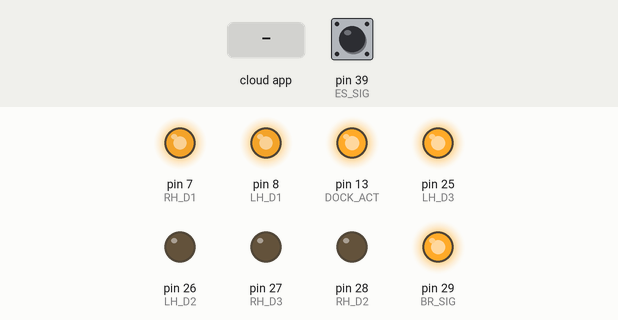
Simulated run of this sketch. Board: Arduino Mega 2560, built with avr-gcc and run on an emulated ATmega2560. Parts: output pins drawn as LEDs (lit = HIGH). The test bench sets the inputs (shaded band); at power-on: pin 39 (ES_SIG) HIGH. The ROS host is connected and sends only what is stated.

Above: at 1.2 s.
1.3 s: the phone or cloud app sets linear.x to -100
At 2.5 s:
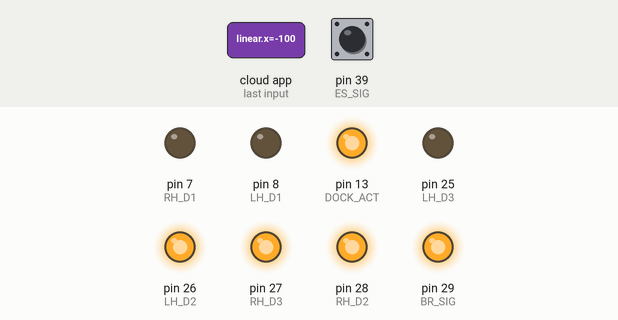
2.8 s: the phone or cloud app sets linear.x to 100
At 3.5 s:
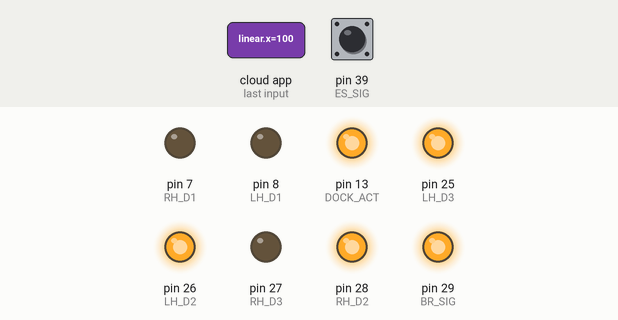
4.3 s: the phone or cloud app sets linear.x to 0
At 4.8 s:
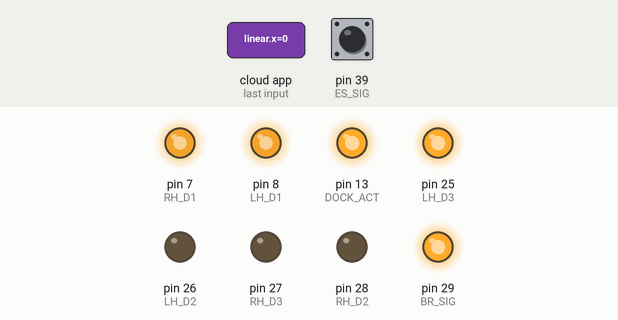
5.8 s: the phone or cloud app sets angular.z to -100
At 6.2 s:
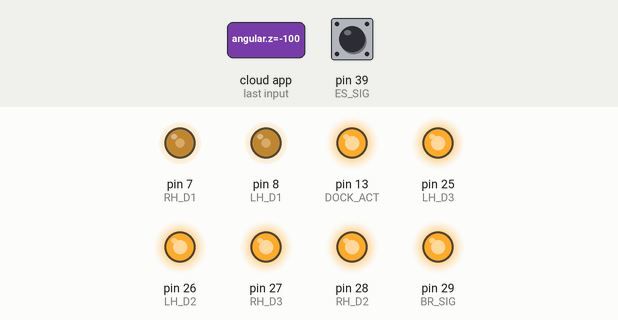
7.3 s: the phone or cloud app sets angular.z to 100
At 8.2 s:
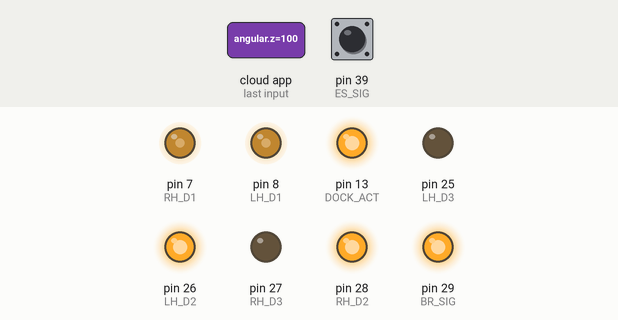
8.8 s: the phone or cloud app sets angular.z to 0
At 9.6 s:
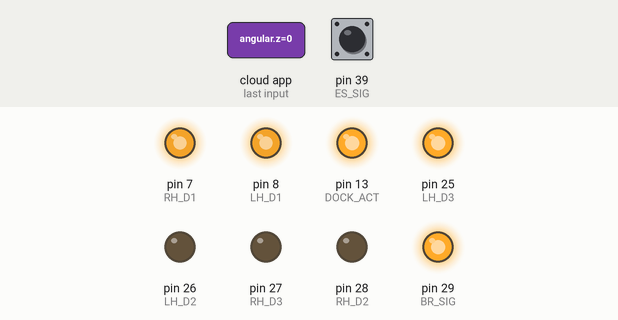
Timing chart, 0 to 11.3 s (numbered marks = the images above; inputs shaded):
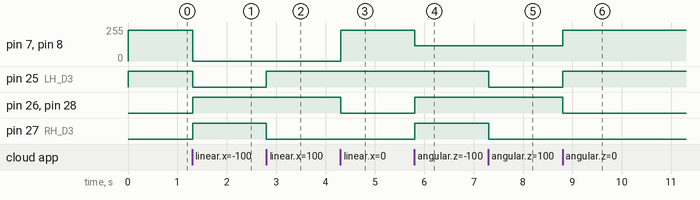

Measured:
- after the input at 1.3 s, pin 7 (RH_D1), pin 8 (LH_D1): 229/255 → 0/255 at once; pin 25 (LH_D3): HIGH → LOW at once; pin 26 (LH_D2), pin 27 (RH_D3), pin 28 (RH_D2): LOW → HIGH at once
- after the input at 2.8 s, pin 25 (LH_D3): LOW → HIGH at once; pin 27 (RH_D3): HIGH → LOW at once
- after the input at 4.3 s, pin 7 (RH_D1), pin 8 (LH_D1): 0/255 → 229/255 at once; pin 26 (LH_D2), pin 28 (RH_D2): HIGH → LOW at once
- after the input at 5.8 s, pin 7 (RH_D1), pin 8 (LH_D1): 229/255 → 115/255 at once; pin 26 (LH_D2), pin 27 (RH_D3), pin 28 (RH_D2): LOW → HIGH at once
- after the input at 7.3 s, pin 25 (LH_D3), pin 27 (RH_D3): HIGH → LOW at once
- after the input at 8.8 s, pin 7 (RH_D1), pin 8 (LH_D1): 115/255 → 229/255 at once; pin 25 (LH_D3): LOW → HIGH at once; pin 26 (LH_D2), pin 28 (RH_D2): HIGH → LOW at once

The sketch:

agv_locomotion_ros.ino
```cpp
/*
UIA-AGV-SLAM Commissioning Code
This is a test code for testing the following:
- Pin Assignment
- ROS subscriber from teleop_twist_keyboard
- Basic Motor Movement with ROS
- Emergency Stop
- Mapping ROS velocity (linear X(m/s) and angular Z(rad/s)) to Arduino Due PWM (229 - 0) (10% - 100%)

ProStrain Technologies
By Zharif Zubaidi
*/
//ROS Setup
#define USE_USBCON //Need to be used for Arduino Due with ROS
#include <ros.h>
#include <geometry_msgs/Twist.h>
#include <std_msgs/Float32.h>

ros::NodeHandle nh;
std_msgs::Float32 veltemp_msg;

//Variable Declaration
double linearXVel=0, angularZVel=0;
float linearXVelArd=0, angularZVelArd=0;

//Functions - Start//

//ROS Related Functions
//Velocity subscriber callback function
void cmd_vel_callback(const geometry_msgs::Twist& twist){
  linearXVel = twist.linear.x;
  angularZVel = twist.angular.z;
  nh.loginfo("Arduino received twist");
}

//Arduino Related Functions
float mapfloat(float x, float in_min, float in_max, float out_min, float out_max) {
  return (x - in_min) * (out_max - out_min) / (in_max - in_min) + out_min;
}

//Functions - Stop//

//ROS Publisher and Subcriber Node Declaration
//Publisher
ros::Publisher vel_pub("velocity", &veltemp_msg);
//Subscriber
ros::Subscriber<geometry_msgs::Twist>cmd_vel_sub("cmd_vel",cmd_vel_callback);

//Pin Assignment
//Digital Input Pins
int LSR_Out1 = 42; int LSR_Out2 = 41; int LSR_Out3 = 40;                //Digital Input Lidar
int SW_MODE = 38; int DOCK_STATUS = 37;                                 //Digital Input General
int MAG_D1 = 66; int MAG_D2 = 67; int MAG_D3 = 68; int MAG_D4 = 69; int MAG_D5 = 49; int MAG_D6 = 48; int MAG_D7 = 47; int MAG_D8 = 32; //Digital Input Magnetic Sensor

#define LH_ENA 44
#define LH_ENB 43
#define RH_ENA 46
#define RH_ENB 45
#define ES_SIG 39

//Analog Input
int IR1 = A0; int IR2 = A1; int IR3 = A2; int CSENS = A3; //J2 - A0,A1,A2,A3,A4,A5
int NTC1 = 62; int NTC2 = 63; int BAT_LVL = 64;           //J3 - 60,61,62,63,64,65 (A6-A11)

//Digital Output Pins
int BR_SIG = 29; int RH_D2 = 28 ; int RH_D3 = 27; int LH_D2 = 26; int LH_D3 = 25;  int ES_LED = 24;                                //Digital Output
int RH_D1 = 7; int LH_D1 = 8; int LED_FR_RH = 9; int LED_FR_LH = 10 ; int LED_RR_RH = 11 ;int LED_RR_LH = 12; int DOCK_ACT = 13;   //Digital Output (PWM)

int count = 0;

volatile unsigned int encoder_RH = 0;
volatile unsigned int encoder_LH = 0;

//Setup Function - Start//

void setup() {
  //ROS Node Initiate
  Serial.begin(57600);
  nh.initNode();
  nh.subscribe(cmd_vel_sub);
  nh.advertise(vel_pub);

  //Arduino Setup
  pinMode(LH_ENA, INPUT);  pinMode(LH_ENB, INPUT);pinMode(RH_ENA, INPUT);pinMode(RH_ENB, INPUT);pinMode(SW_MODE,INPUT); pinMode(ES_SIG,INPUT);
  digitalWrite(LH_ENA, HIGH); digitalWrite(LH_ENB, HIGH); digitalWrite(RH_ENA, HIGH);digitalWrite(RH_ENB, HIGH); digitalWrite(SW_MODE,HIGH); digitalWrite(ES_SIG,HIGH);

  pinMode(BR_SIG,OUTPUT);pinMode(LH_D2,OUTPUT);pinMode(LH_D3,OUTPUT);pinMode(RH_D2,OUTPUT);pinMode(RH_D3,OUTPUT);
  pinMode(LH_D1, OUTPUT);pinMode(RH_D1, OUTPUT);pinMode(DOCK_ACT, OUTPUT);

  analogWrite(RH_D1,229);analogWrite(LH_D1,229);digitalWrite(BR_SIG,HIGH);

  digitalWrite(RH_D2,LOW);digitalWrite(RH_D3,LOW);
  digitalWrite(LH_D2,LOW);digitalWrite(LH_D3,LOW);
  digitalWrite(BR_SIG,HIGH);digitalWrite(DOCK_ACT,HIGH); //BR_SIG High == Release Brake, DOCK_ACT High == Not Dock
}

//Setup Function - End//


//Loop/Main Function - Start//

void loop() {
  nh.spinOnce();
  //Convert X linear velocity (m/s) to PWM
  float linearXVelf=float(linearXVel);

  float angularZVelf=float(angularZVel);

  //Original conversion code
  /*linearXVelArd=mapfloat(linearXVelf,0,1,229,0);
  linearXVelArd=round(linearXVelArd);
  int linearXVelArdInt=linearXVelArd;

  angularZVelArd=mapfloat(angularZVelf,0,1,229,0);
  angularZVelArd=round(angularZVelArd);
  int angularZVelArdInt=angularZVelArd;*/

 if(digitalRead(ES_SIG) == HIGH){
 //Move forward
   if(linearXVelf>0 && angularZVelf==0){

     linearXVelArd=mapfloat(linearXVelf,0,1,229,0);
     linearXVelArd=round(linearXVelArd);
     int linearXVelArdInt=linearXVelArd;

     digitalWrite(RH_D2,HIGH); //D2 Enable Motor
     digitalWrite(LH_D2,HIGH);
     digitalWrite(RH_D3,LOW);  //D3 - Direction Forward - Note that RH is inverse compare to LH
     digitalWrite(LH_D3,HIGH); //Forward
     analogWrite(RH_D1,linearXVelArdInt); //D1 PWM aka motor speed
     analogWrite(LH_D1,linearXVelArdInt);
   }
   else if(linearXVelf<0 && angularZVelf==0){
     linearXVelf=abs(linearXVelf);
     linearXVelArd=mapfloat(linearXVelf,0,1,229,0);
     linearXVelArd=round(linearXVelArd);
     int linearXVelArdInt=linearXVelArd;

     digitalWrite(RH_D2,HIGH);  //D2 Enable Motor
     digitalWrite(LH_D2,HIGH);
     digitalWrite(RH_D3,HIGH);  //D3 - Direction Reverse - Note that RH is inverse compare to LH
     digitalWrite(LH_D3,LOW);   //Reverse
     analogWrite(RH_D1,linearXVelArdInt); //D1 PWM aka motor speed
     analogWrite(LH_D1,linearXVelArdInt);
   }
   else if(linearXVelf==0 && angularZVelf>0){
     angularZVelArd=mapfloat(angularZVelf,0,2,229,0); //CCW
     angularZVelArd=round(angularZVelArd);
     int angularZVelArdInt=angularZVelArd;

     digitalWrite(RH_D2,HIGH);  //D2 Enable Motor
     digitalWrite(LH_D2,HIGH);
     digitalWrite(RH_D3,LOW);  //D3 - Direction Reverse - Note that RH is inverse compare to LH
     digitalWrite(LH_D3,LOW);  //Reverse
     analogWrite(RH_D1,angularZVelArdInt); //D1 PWM aka motor speed
     analogWrite(LH_D1,angularZVelArdInt);
   }
   else if(linearXVelf==0 && angularZVelf<0){
     angularZVelf=abs(angularZVelf); //CW
     angularZVelArd=mapfloat(angularZVelf,0,2,229,0);
     angularZVelArd=round(angularZVelArd);
     int angularZVelArdInt=angularZVelArd;

     digitalWrite(RH_D2,HIGH);  //D2 Enable Motor
     digitalWrite(LH_D2,HIGH);
     digitalWrite(RH_D3,HIGH);   //D3 - Direction Reverse - Note that RH is inverse compare to LH
     digitalWrite(LH_D3,HIGH);   //Reverse
     analogWrite(RH_D1,angularZVelArdInt); //D1 PWM aka motor speed
     analogWrite(LH_D1,angularZVelArdInt);
   }
   else{
    //Stop all motors
    digitalWrite(LH_D2,LOW);
    digitalWrite(RH_D2,LOW);
    digitalWrite(LH_D3,HIGH);
    digitalWrite(RH_D3,LOW);
    analogWrite(RH_D1,229);
    analogWrite(LH_D1,229);
   }

 }
 else {
    //Stop all motors
    digitalWrite(LH_D2,LOW);
    digitalWrite(RH_D2,LOW);
    digitalWrite(LH_D3,HIGH);
    digitalWrite(RH_D3,LOW);
    analogWrite(RH_D1,229);
    analogWrite(LH_D1,229);
  }

 veltemp_msg.data=angularZVelf;
 vel_pub.publish(&veltemp_msg);
 delay(10);        // delay in between reads for stability
}

//Loop/Main Function - End//
```
